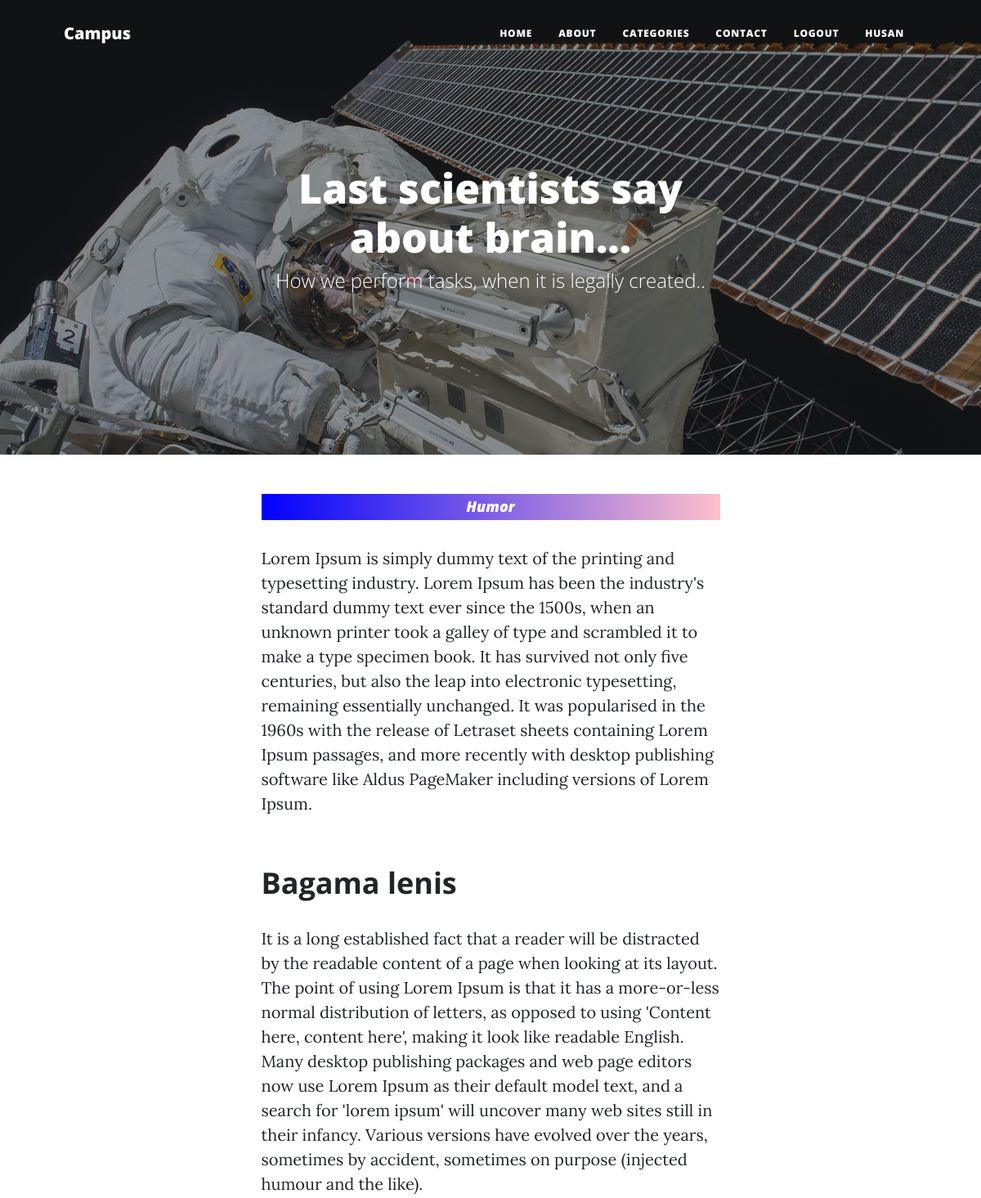
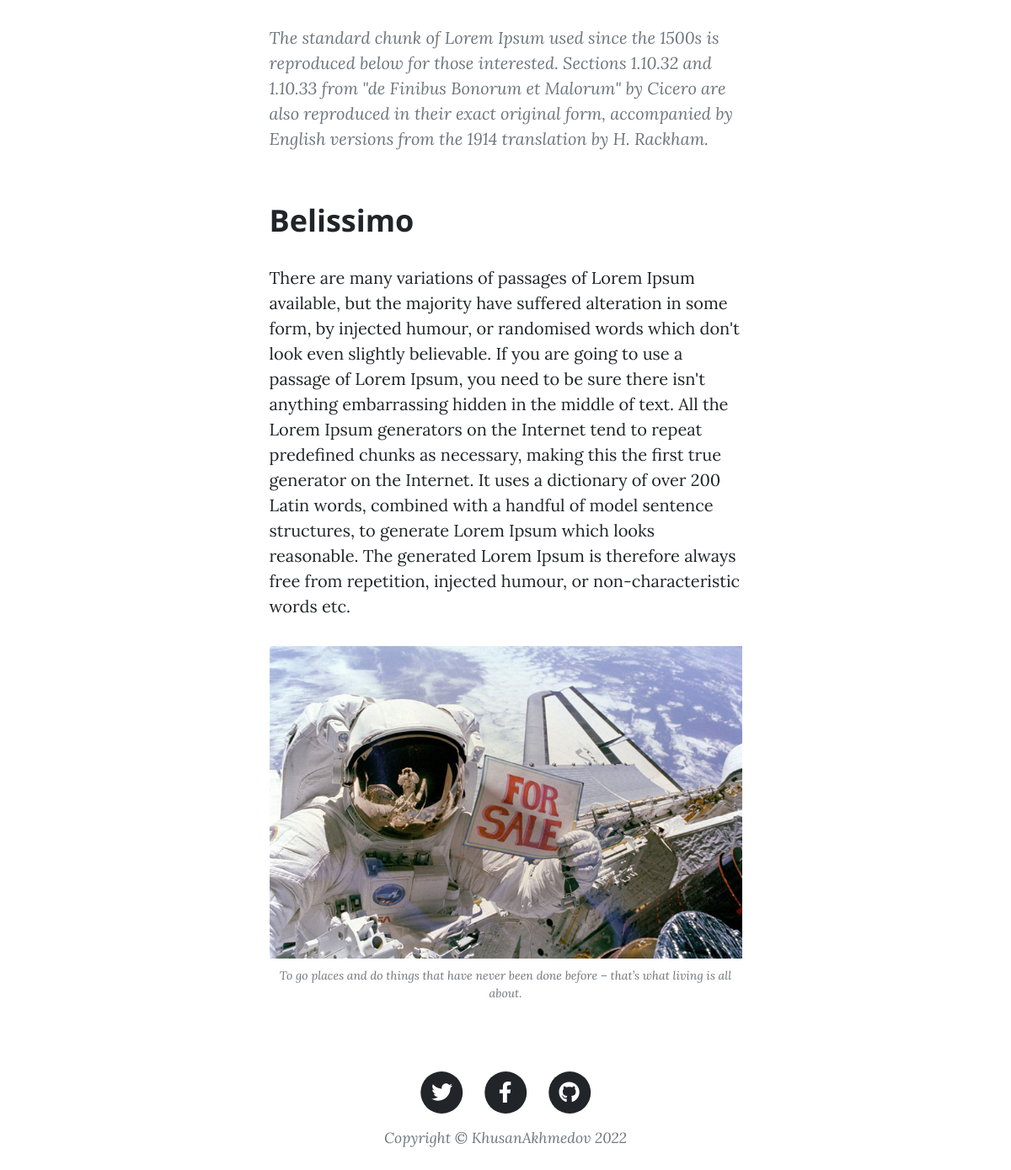
Page /2/post/ (signed in) on the committed database (2 pictures, top to bottom).
### apps/portfolio/models.py (models this page shows, shortened)
class User(AbstractUser):
    pass

class Post(models.Model):
    class Meta:
        verbose_name = "My Post"
        verbose_name_plural = "My Posts"
    main_heading = models.CharField(max_length=200)
    sub_heading = models.CharField(max_length=150)
    date_post = models.CharField(max_length=100)
    post_text_1 = models.TextField()
    image_2 = models.ImageField(blank=True)
    post_heading_1 = models.CharField(max_length=100)
    post_text_2 = models.TextField()
    muted_text_1 = models.TextField()
    image_3 = models.ImageField(blank=True)
    post_heading_2 = models.CharField(max_length=100)
    post_text_3 = models.TextField()
    image = models.ImageField(blank=True)
    category = models.ForeignKey(
        "Category", blank=True, null=True, on_delete=models.CASCADE)
    name_blog = models.CharField(max_length=60)
    min_read = models.IntegerField(default=5)

class Category(models.Model):
    class Meta:
        verbose_name = "Category"
        verbose_name_plural = "Category Section"
    name = models.CharField(max_length=100)
    image = models.ImageField()
    def __str__(self):
        return self.name

### apps/portfolio/views.py (the view)
# urls.py: path('<int:pk>/post/', views.post, name='post'),
def post(request, pk):
    post = models.Post.objects.get(id=pk)
    context = {"post": post}
    return render(request, 'pages/post.html', context)

### templates/pages/post.html (shortened to what this page needs)
{% extends 'layouts/base.html' %} {% block title %}posts{% endblock title %}
{% load static %}
{% block content %}
<header class="masthead" style="background-image: url({{ post.image.url }})">
  <div class="container position-relative px-4 px-lg-5">
    <div class="row gx-4 gx-lg-5 justify-content-center">
      <div class="col-md-10 col-lg-8 col-xl-7">
        <div class="site-heading">
          <h1 style="font-size: 50px">{{ post.main_heading }}</h1>
          <span class="subheading">{{ post.sub_heading }}</span>
        </div>
      </div>
    </div>
  </div>
</header>
<article class="mb-4">
  <div class="container px-4 px-lg-5">
    <div class="row gx-4 gx-lg-5 justify-content-center">
      <div class="col-md-10 col-lg-8 col-xl-7">
        <h2 style="font-style: italic; font-size: 18px !important; background-image: linear-gradient(to right, blue, pink); color: white; padding: 5px 5px; text-align: center;">{{ post.category }}</h2>
        <p>
         {{ post.post_text_1 }}
        </p>
        <h2 class="section-heading">{{ post.post_heading_1 }}</h2>
        <p>
          {{ post.post_text_2 }}
        </p>
        <blockquote class="blockquote">
          {{ post.muted_text_1 }}
        </blockquote>
        <h2 class="section-heading">{{ post.post_heading_2 }}</h2>
        <p>
          {{ post.post_text_3 }}
        </p>
        <a href="#!"
          ><img
            class="img-fluid"
            src="{% static 'assets/img/post-sample-image.jpg' %}"
            alt="..."
        /></a>
        <span class="caption text-muted"
          >To go places and do things that have never been done before – that’s
          what living is all about.</span
        >
      </div>
    </div>
  </div>
</article>
{% endblock content %}

### templates/includes/navigation.html (shortened to what this page needs)
{% load static %}
<link href="{% static 'css/styles.css' %}" rel="stylesheet" />
<nav class="navbar navbar-expand-lg navbar-light" id="mainNav">
  <div class="container px-4 px-lg-5 nav">
    <a class="navbar-brand" href="{% url 'blog:home' %}">Campus</a>
    <div class="collapse navbar-collapse" id="navbarResponsive">
      <ul class="navbar-nav ms-auto py-4 py-lg-0">
        <li class="nav-item">
          <a class="nav-link px-lg-3 py-3 py-lg-4" href="{% url 'blog:home' %}">Home</a>
        </li>
        <li class="nav-item">
          <a class="nav-link px-lg-3 py-3 py-lg-4" href="{% url 'blog:about' %}">About</a>
        </li>
        <li class="nav-item">
          <a class="nav-link px-lg-3 py-3 py-lg-4" href="{% url 'blog:category' %}"
            >Categories</a
          >
        </li>
        <li class="nav-item">
          <a class="nav-link px-lg-3 py-3 py-lg-4" href="{% url 'blog:contact' %}"
            >Contact</a
          >
        </li>
        {% if request.user.is_authenticated %}
        <li class="nav-item">
          <a class="nav-link px-lg-3 py-3 py-lg-4" href="{% url 'blog:logout' %}"
            >Logout</a
          >
        </li>
        <li class="nav-item scroll">
          <a class="nav-link px-lg-3 py-3 py-lg-4" href="#"
            >{{ request.user.username }}</a
          >
        </li>
        {% endif %}
      </ul>
    </div>
  </div>
</nav>

### templates/includes/navigation.html (style rules this page uses)
.navbar { display: none !important; }
.anime { display: block !important; }

### templates/pages/post.html (style rules this page uses)
* { padding: 0; margin: 0 }
body { overflow-y: hidden !important; }
.overflow { overflow-y: scroll !important; }

### rows in the picture
User: user.username "HUSAN"
Post: image (picture), main_heading "Last scientists say about brain...", sub_heading "How we perform tasks, when it is legally created..", category "Humor", post_text_1 "Lorem Ipsum is simply dummy text of the printing and typesetting industry. Lorem Ipsum has been the industry's standard dummy text ever since the 1500s, when an unknown printer took a galley of type and scrambled it to make a type specimen book. It has survived not only five centuries, but also the leap into electronic typesetting, remaining essentially unchanged. It was popularised in the 1960s with the release of Letraset sheets containing Lorem Ipsum passages, and more recently with desktop publishing software like Aldus PageMaker including versions of Lorem Ipsum.", post_heading_1 "Bagama lenis", post_text_2 "It is a long established fact that a reader will be distracted by the readable content of a page when looking at its layout. The point of using Lorem Ipsum is that it has a more-or-less normal distribution of letters, as opposed to using 'Content here, content here', making it look like readable English. Many desktop publishing packages and web page editors now use Lorem Ipsum as their default model text, and a search for 'lorem ipsum' will uncover many web sites still in their infancy. Various versions have evolved over the years, sometimes by accident, sometimes on purpose (injected humour and the like).", muted_text_1 "The standard chunk of Lorem Ipsum used since the 1500s is reproduced below for those interested. Sections 1.10.32 and 1.10.33 from \"de Finibus Bonorum et Malorum\" by Cicero are also reproduced in their exact original form, accompanied by English versions from the 1914 translation by H. Rackham.", post_heading_2 "Belissimo", post_text_3 "There are many variations of passages of Lorem Ipsum available, but the majority have suffered alteration in some form, by injected humour, or randomised words which don't look even slightly believable. If you are going to use a passage of Lorem Ipsum, you need to be sure there isn't anything embarrassing hidden in the middle of text. All the Lorem Ipsum generators on the Internet tend to repeat predefined chunks as necessary, making this the first true generator on the Internet. It uses a dictionary of over 200 Latin words, combined with a handful of model sentence structures, to generate Lorem Ipsum which looks reasonable. The generated Lorem Ipsum is therefore always free from…"
